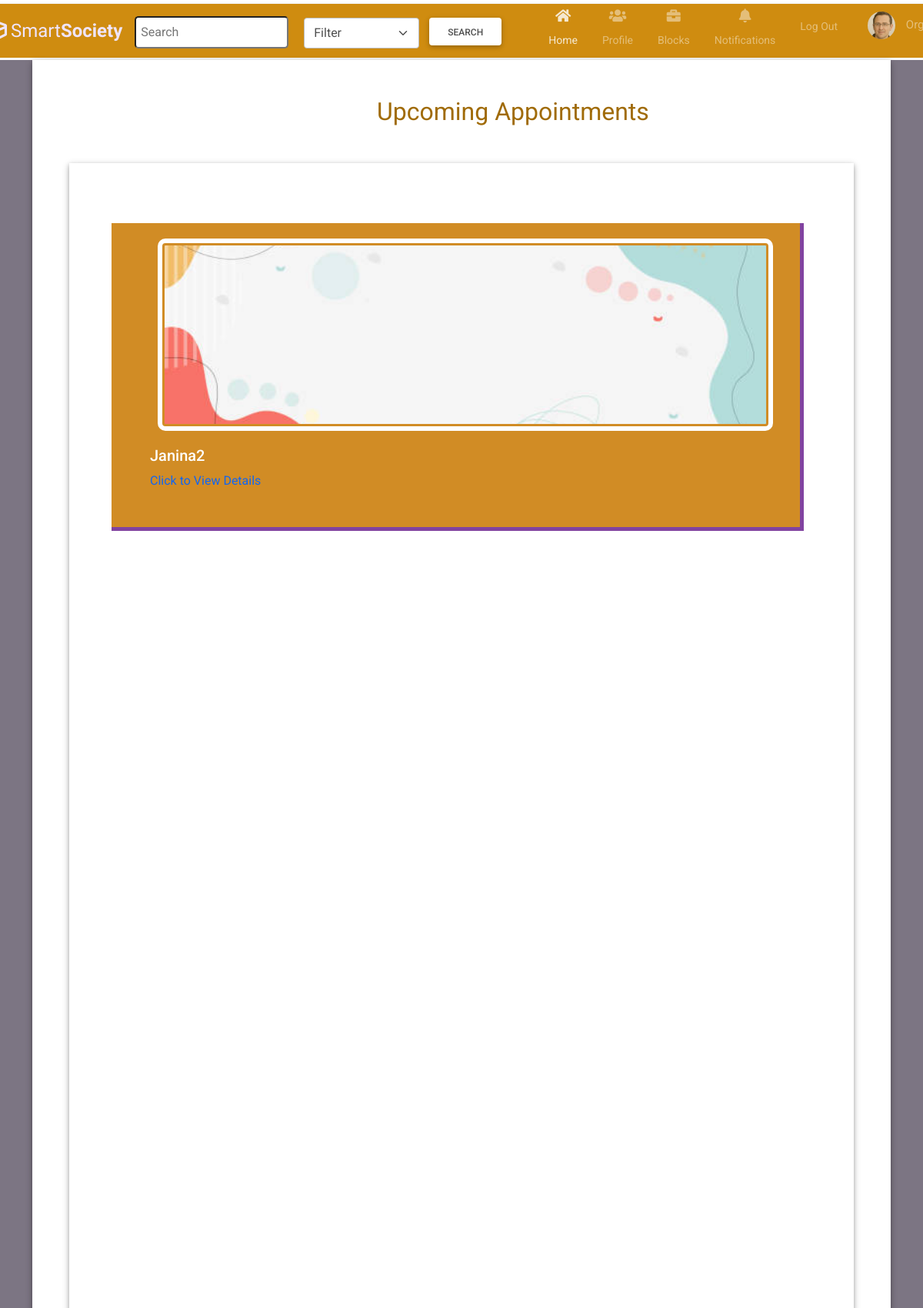
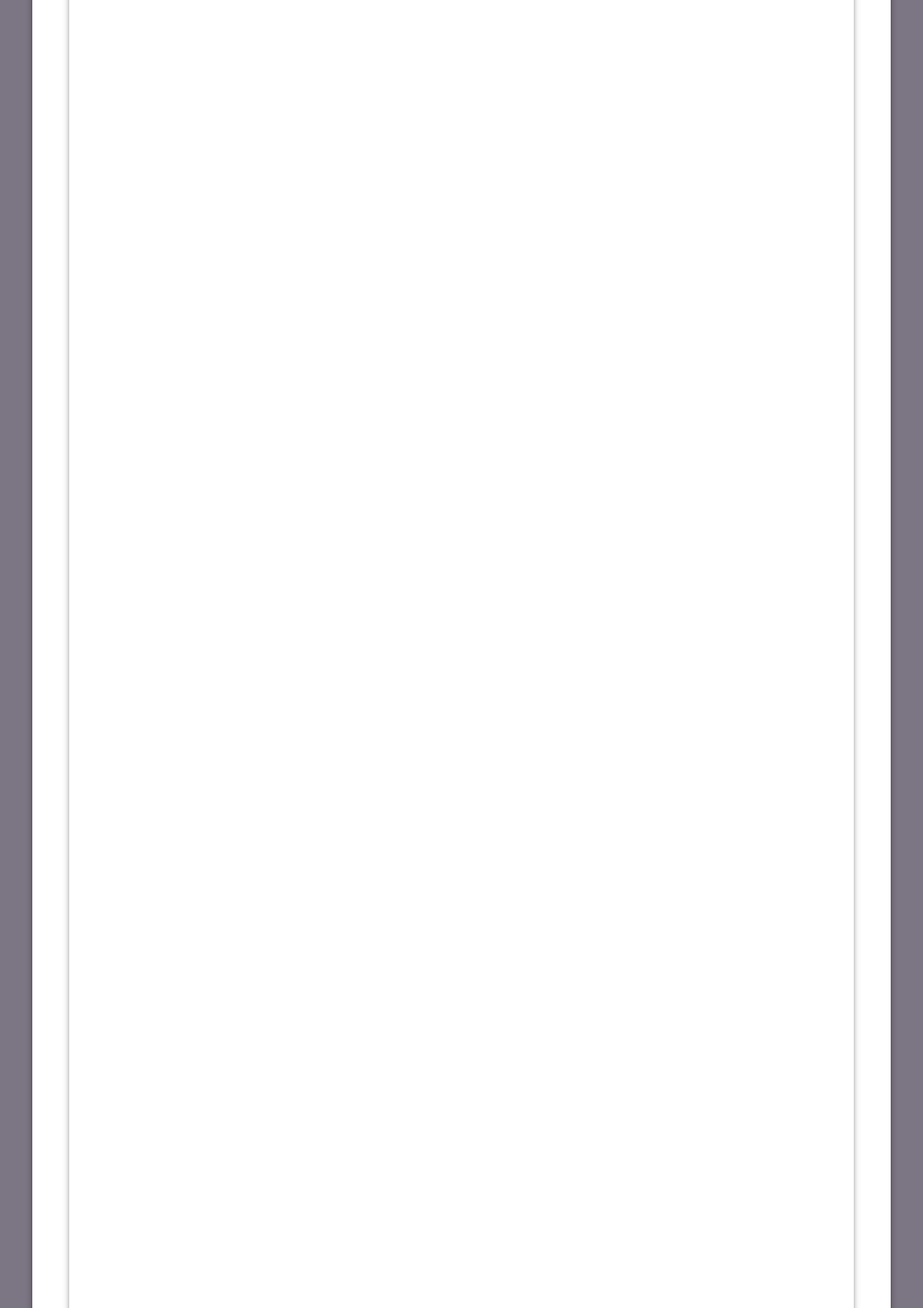
Screenshot of /view_all_events.php (signed in, upper part) with the database file from the repository (2 pictures, top to bottom).
### tables this page shows
CREATE TABLE `events` (
  `e_id` int(20) NOT NULL,
  `name` varchar(200) DEFAULT NULL,
  `post_date` date DEFAULT NULL,
  `event_date` date DEFAULT NULL,
  `event_time` varchar(20) DEFAULT NULL,
  `location` varchar(200) DEFAULT NULL,
  `summary` varchar(2000) DEFAULT NULL,
  `keywords` varchar(200) DEFAULT NULL,
  `guests` varchar(500) DEFAULT NULL,
  `special_members` varchar(500) DEFAULT NULL,
  `v_id` varchar(20) NOT NULL,
  `image` varchar(200) DEFAULT NULL
);

### view_all_events.php (the view, shortened to what this page needs)
<?php
include('db_connect.php');
if(isset($_SESSION['username'])){
    $username=mysqli_real_escape_string($conn,$_SESSION['username']);
}
else{
  header("HTTP/1.0 404 Not Found");
  echo "<h1>404 Not Found</h1>";
  echo "The page that you have requested could not be found.";
  exit();
}
if(isset($_SESSION['searchtype'])){
  $searchtext=mysqli_real_escape_string($conn,$_SESSION['searchtext']);
  $sql = "SELECT *
          FROM events
          WHERE name LIKE '%$searchtext%'
          OR summary LIKE '%$searchtext%'
          OR keywords LIKE '%$searchtext%'";
  $result = mysqli_query($conn, $sql);
  $events=mysqli_fetch_all($result,MYSQLI_ASSOC);
  mysqli_free_result($result);
  unset($_SESSION["searchtype"]);
}
else{
  $sql = "SELECT *
          FROM events
          HAVING event_date>NOW()
          ORDER BY event_date DESC";
  $result = mysqli_query($conn, $sql);
  $events=mysqli_fetch_all($result,MYSQLI_ASSOC);
}
?>
<!DOCTYPE html>
<html lang="en-US">
  <head>
    <link href="css/font-awesome/css/all.min.css?ver=1.2.1" rel="stylesheet">
    <link href="css/mdb.min.css?ver=1.2.1" rel="stylesheet">
    <link href="css/aos.css?ver=1.2.1" rel="stylesheet">
    <link href="css/main.css?ver=1.2.1" rel="stylesheet">
    <link href="css/main.css" rel="stylesheet">
    <link href="nav.css" rel="stylesheet">
    <link rel="stylesheet" href="css/fontawesome/css/fontawesome.min.css" >
  </head>
  <body >
    <header class="d-print-none">
      <div class="container text-center text-lg-left">
          <div class="site-nav">
            <nav class="navbar navbar-expand-xl navbar-dark bg-dark">
	<a href="#" class="navbar-brand"><i class="fa fa-cube"></i>Smart<b>Society</b></a>
	<div id="navbarCollapse" class="collapse navbar-collapse justify-content-start">
    <form method="POST">
      <div class="search">
      <input type="text" name="searchtext" id="search" placeholder="Search" style="position:relative; top: 40px; width: 200px; left:-50px; padding:6px; border-radius:5px;">
        <select class="form-select" name="searchtype" aria-label="Default select example" style="position:relative; left: 170px; width: 150px">
          <option selected>Filter</option>
        </select>
        <button name="submitsearch" class="btn" style="position:relative; top: -40px; left: 280px; background-color:#FFF; ">Search</button>
      </div>
    </form>
		<div class="navbar-nav ml-auto" style="position:relative; left:280px">
    <?php
      if(strlen($username)==9 && is_numeric($username)){
      ?>
        <a href="studenthome.php" class="nav-item nav-link active"><i class="fa fa-home"></i><span>Home</span></a>
      <?php
      }
      else{
      ?>
        <a href="teacherhome.php" class="nav-item nav-link active"><i class="fa fa-home"></i><span>Home</span></a>
      <?php
      }
    ?>
			<a href="profile.php" class="nav-item nav-link"><i class="fa fa-users"></i><span>Profile</span></a>
			<a href="view_all_events.php" class="nav-item nav-link"><i class="fa fa-briefcase"></i><span>Blocks</span></a>
			<a href="notification.php" class="nav-item nav-link"><i class="fa fa-bell"></i><span>Notifications</span></a>
      <a href="logout.php" class="nav-item nav-link"><i class="fa-solid fa-right-from-bracket"></i><span>Log Out</span></a>
			<?php
        if (strlen($username) == 9 && is_numeric($username)) {
        ?>
          <div class="nav-item dropdown">
            <a href="profile.php" data-toggle="dropdown" class="nav-item nav-link dropdown-toggle user-action"><img src="images/student.jpg" class="avatar" alt="Avatar"> User </a>
          </div>
        <?php
        }
        else {
        ?>
          <div class="nav-item dropdown">
            <a href="profile.php" data-toggle="dropdown" class="nav-item nav-link dropdown-toggle user-action"><img src="images/verifier.jpg" class="avatar" alt="Avatar"> Organization </a>
          </div>
        <?php
        }
        ?>
	</div>
</nav>
          </div>
        </div>
    </header>
    <div class="page-content"style="position: relative;
  top: 30px; background-color:#7c7583;height:8000px;">
      <div class="container">
  <div class="shadow-1-strong bg-white my-5 p-5" id="about">
    <div class="about-section"style="position: relative;
   background-color:#fff;height:7000px;">
    <h1 class="h2 fw-light mb-4"style="color:#a06b08;position:relative;left:400px;"><b>
    <?php
      if(isset($_SESSION['searchtype'])){
      ?>Searched Items
      <?php
      }
      else{
      ?>
      Upcoming Appointments
      <?php
      }
      ?>
    </b></h1>
     <div class="shadow-1-strong bg-white my-5 p-5" id="education">
      <div class="education-section"style="position: relative;top: 30px; background-color:#fff;height:5900px;">
      <?php foreach($events as $event){ ?>
      <div class="notific">
      <div class="note1" style="height: 400px;
   width: 900px;
   background-color:#d18c25;
   border-radius: 0px;
   border-bottom: 5px solid #8143a0;
   border-right: 5px solid #8143a0;
   color: #fff;
   padding-bottom:15px ;
   position: relative;left:7px; ">
   <div class="myimg"><img src="./event_images/<?php echo $event['image']; ?>" style="object-fit: cover; width:800px;height: 250px;border-radius: 10px;
    border: 6px solid #fff;
    padding: 3px;position:relative;left:60px;top:20px"></div>
 <div class="textbox"style="position:relative;left:50px;top:40px"><h5><?php echo htmlspecialchars($event['name']) ?></h5></div>
 <div class="textdetail"style="position:relative;left:50px;top:40px"><a href="view_specific_event.php?e_id=<?php echo $event['e_id'] ?>"><?php echo ("Click to View Details") ?></a></div>
 </div>
 </div>
 <br></br>
 <?php } ?>
      </div>
        </div>
      </div>
    </div>
  </div>
  </body>
</html>

### css/main.css (style rules this page uses)
html { scroll-behavior: smooth; }
html, body { overflow-x: hidden; }
.container { max-width: 1140px; }
.nav-link { padding: 0; font-size: 1rem; line-height: 2.5rem; color: inherit; opacity: 0.8; }
.nav-item + .nav-item { margin-left: 1rem; }
@media (min-width: 48em) { .site-nav { float: right; } }

### nav.css (style rules this page uses)
.navbar { color: #fff; background: #cf8c10 !important; padding: 5px 16px; border-radius: 0; border: none; box-shadow: 0 0 4px rgba(0,0,0,.1); position: relative; left: 110px; width: 1300px; height: 70px; top: 5px; }
.navbar img { border-radius: 50%; width: 36px; height: 36px; margin-right: 10px; }
.navbar .navbar-brand { color: #efe5ff; padding-left: 0; padding-right: 50px; font-size: 24px; }
.navbar .navbar-brand i { font-size: 25px; margin-right: 5px; }
.navbar .nav-item i { font-size: 18px; }
.navbar .nav-item span { position: relative; top: 3px; }
.navbar .navbar-nav > a { color: #efe5ff; padding: 8px 15px; font-size: 14px; }
.navbar .navbar-nav > a > i { display: block; text-align: center; }
.navbar .navbar-nav .user-action { padding: 9px 15px; font-size: 15px; }

### rows the page displays
events: image (picture), name "Janina2"
